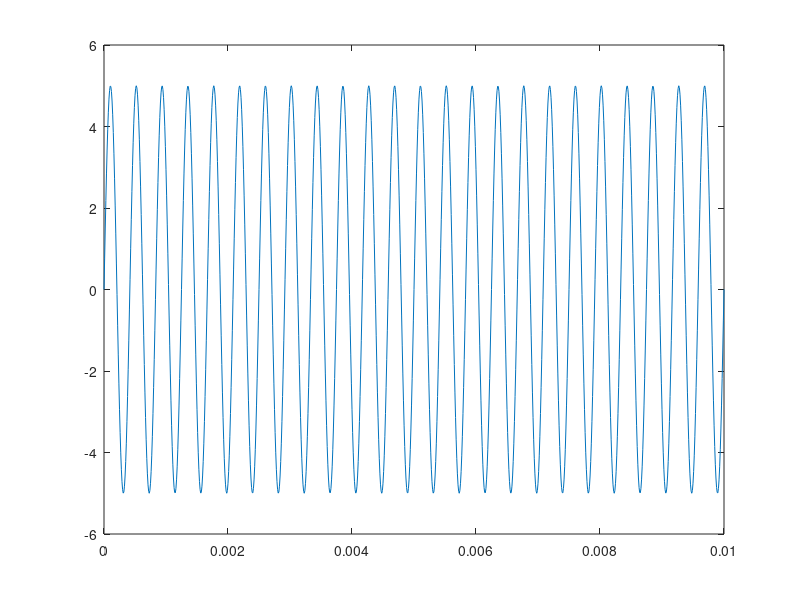
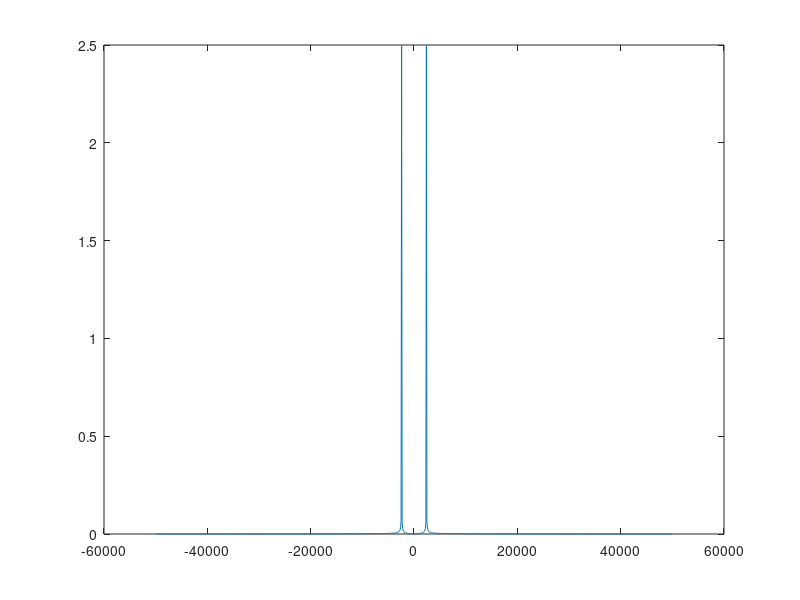

Source code (MATLAB) for these figures, in order:
close all
clc

pkg load control
pkg load signal

%Configuracao e parametros iniciais
fs = 10^5;
t = [0:1/fs:0.01];
A = 5;
f = 2.4*10^3;

%Dominio do tempo
S = A*sin(2*pi*f*t);
plot(t,S)
figure

%Dominio da Frequencia
N=length(t);
vf=linspace(-fs/2, fs/2,length(t)); %vetor de frequencia
signal = A*sin(2*pi*f*t);
psd=fftshift(fft(signal)/N);
power=abs(psd);
plot(vf,power)
